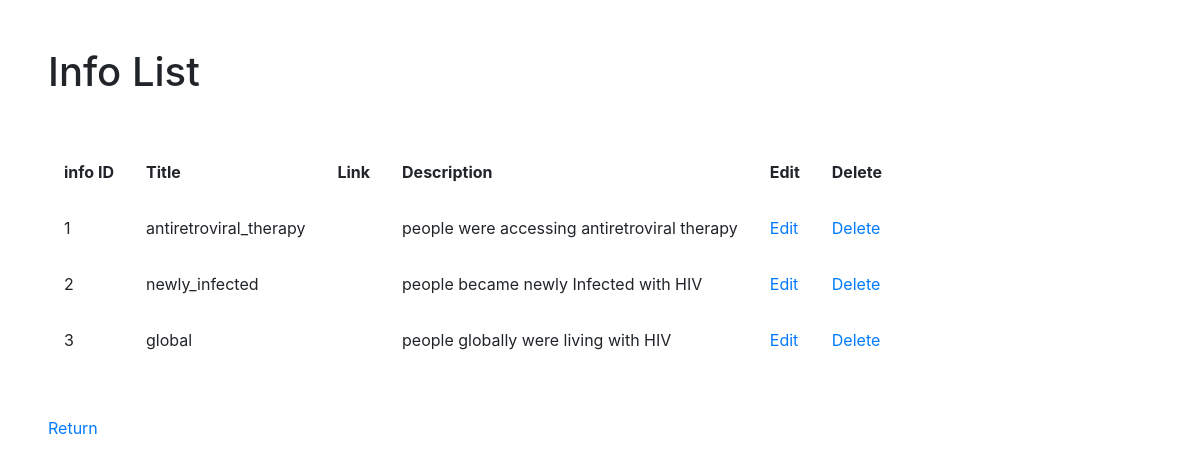
Page /admin/admin_infolist.php (signed in) on the earlier database version.
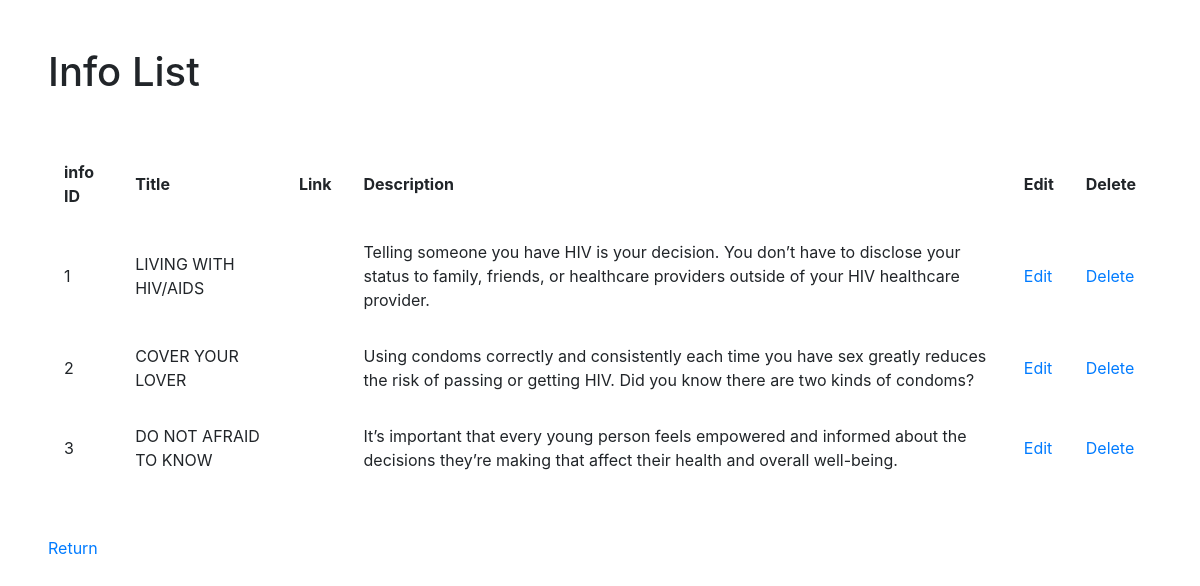
Same page on the later database version.
### tables this page shows
CREATE TABLE `tbl_info` (
  `info_id` int(11) NOT NULL,
  `image` varchar(100) NOT NULL,
  `name` varchar(100) NOT NULL,
  `value` varchar(50) NOT NULL,
  `description` text NOT NULL
);

### admin/scripts/info.php (called while the page is built, shortened)
<?php
function getInfo()
{
    $pdo = Database::getInstance()->getConnection();
    $query_info = 'SELECT * FROM `tbl_info`';
    $get_info = $pdo->prepare($query_info);
    $fetch_info = $get_info->execute();
    if ($fetch_info && $get_info->rowCount()) {
        return $get_info;
    } else {
        return false;
    }
}

### admin/admin_infolist.php (the view, shortened to what this page needs)
<?php
$get_info = getInfo();
?>
<?php if (!isset($_GET['json'])) : ?>
    <!DOCTYPE html>
    <html lang="en">
    <head>
        <link rel="stylesheet" href="https://stackpath.bootstrapcdn.com/bootstrap/4.3.1/css/bootstrap.min.css">
    </head>
    <body>
        <h1 class="m-5">Info List</h1>
        <table class="m-5">
            <tr>
                <th class="p-3">info ID</th>
                <th class="p-3">Title</th>
                <th class="p-3">Link</th>
                <th class="p-3">Description</th>
                <th class="p-3">Edit</th>
                <th class="p-3">Delete</th>
            </tr>
            <?php
            while ($row = $get_info->fetch(PDO::FETCH_ASSOC)) : ?>
                <tr>
                    <td class="p-3"><?php echo $row['info_id']; ?></td>
                    <td class="p-3"><?php echo $row['name']; ?></td>
                    <td class="p-3"><?php echo $row['link']; ?></td>
                    <td class="p-3"><?php echo $row['description']; ?></td>
                    <td class="p-3"><a href="admin_editinfo.php?id=<?php echo $row['info_id']; ?>">Edit</a></td>
                    <td class="p-3"><a href="admin_infolist.php?id=<?php echo $row['info_id']; ?>">Delete</a></td>
                </tr>
            <?php endwhile; ?>
        </table>
        <a class="p-5" href="./">Return</a>
    </body>
    </html>
<?php endif; ?>

Differences in the rows shown:
changed tbl_info id 1: name "antiretroviral_therapy" → "LIVING WITH HIV/AIDS"; description "people were accessing antiretroviral therapy" → "Telling someone you have HIV is your decision. You don’t have to disclose your status to family, friends, or healthcare providers outside of your HIV healthcare provider."
changed tbl_info id 2: name "newly_infected" → "COVER YOUR LOVER"; description "people became newly Infected with HIV" → "Using condoms correctly and consistently each time you have sex greatly reduces the risk of passing or getting HIV. Did you know there are two kinds of condoms?"
changed tbl_info id 3: name "global" → "DO NOT AFRAID TO KNOW"; description "people globally were living with HIV" → "It’s important that every young person feels empowered and informed about the decisions they’re making that affect their health and overall well-being."
